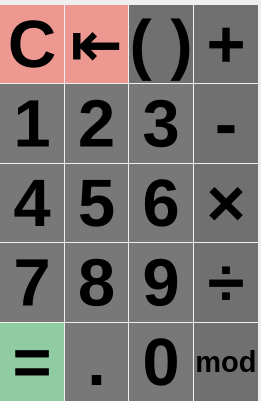
   <widget class="QWidget" name="gridLayoutWidget">
    <property name="geometry">
     <rect>
      <x>0</x>
      <y>170</y>
      <width>261</width>
      <height>401</height>
     </rect>
    </property>
    <layout class="QGridLayout" name="QGL_Simple">
     <property name="leftMargin">
      <number>0</number>
     </property>
     <property name="topMargin">
      <number>5</number>
     </property>
     <property name="rightMargin">
      <number>3</number>
     </property>
     <property name="bottomMargin">
      <number>0</number>
     </property>
     <property name="spacing">
      <number>1</number>
     </property>
     <item row="1" column="1">
      <widget class="QPushButton" name="BTN2">
       <property name="sizePolicy">
        <sizepolicy hsizetype="Minimum" vsizetype="Expanding">
         <horstretch>0</horstretch>
         <verstretch>0</verstretch>
        </sizepolicy>
       </property>
       <property name="minimumSize">
        <size>
         <width>0</width>
         <height>0</height>
        </size>
       </property>
       <property name="font">
        <font>
         <family>Helvetica</family>
         <pointsize>50</pointsize>
         <italic>false</italic>
         <bold>true</bold>
         <underline>false</underline>
         <strikeout>false</strikeout>
         <kerning>false</kerning>
        </font>
       </property>
       <property name="styleSheet">
        <string notr="true">QPushButton {
   border: 2px gray ;
   background-color: rgba(0, 0, 0, 0.5);
}
QPushButton:pressed {
    background-color: qlineargradient(x1: 0, y1: 0, x2: 0, y2: 1,
                                      stop: 0 #404040 stop: 1 #686868);
}</string>
       </property>
       <property name="text">
        <string>2</string>
       </property>
       <property name="shortcut">
        <string>2</string>
       </property>
       <attribute name="buttonGroup">
        <string notr="true">NumsButtonGroup</string>
       </attribute>
      </widget>
     </item>
     <item row="0" column="2">
      <widget class="QPushButton" name="BTNbrackets">
       <property name="sizePolicy">
        <sizepolicy hsizetype="Minimum" vsizetype="Expanding">
         <horstretch>0</horstretch>
         <verstretch>0</verstretch>
        </sizepolicy>
       </property>
       <property name="font">
        <font>
         <family>Helvetica</family>
         <pointsize>50</pointsize>
         <italic>false</italic>
         <bold>true</bold>
         <underline>false</underline>
         <strikeout>false</strikeout>
         <kerning>false</kerning>
        </font>
       </property>
       <property name="styleSheet">
        <string notr="true">QPushButton {
   border: 2px gray ;
   background-color: rgba(100, 100, 100, 0.92);
}
QPushButton:pressed {
    background-color: qlineargradient(x1: 0, y1: 0, x2: 0, y2: 1,
                                      stop: 0 #404040 stop: 1 #686868);
}</string>
       </property>
       <property name="text">
        <string>( )</string>
       </property>
       <property name="shortcut">
        <string>B</string>
       </property>
       <property name="checkable">
        <bool>false</bool>
       </property>
       <property name="checked">
        <bool>false</bool>
       </property>
       <property name="autoRepeat">
        <bool>false</bool>
       </property>
       <property name="autoExclusive">
        <bool>false</bool>
       </property>
      </widget>
     </item>
     <item row="3" column="3">
      <widget class="QPushButton" name="BTNdiv">
       <property name="sizePolicy">
        <sizepolicy hsizetype="Minimum" vsizetype="Expanding">
         <horstretch>0</horstretch>
         <verstretch>0</verstretch>
        </sizepolicy>
       </property>
       <property name="font">
        <font>
         <family>Helvetica</family>
         <pointsize>50</pointsize>
         <italic>false</italic>
         <bold>true</bold>
         <underline>false</underline>
         <strikeout>false</strikeout>
         <kerning>false</kerning>
        </font>
       </property>
       <property name="styleSheet">
        <string notr="true">QPushButton {
   border: 2px gray ;
   background-color: rgba(100, 100, 100, 0.92);
}
QPushButton:pressed {
    background-color: qlineargradient(x1: 0, y1: 0, x2: 0, y2: 1,
                                      stop: 0 #404040 stop: 1 #686868);
}</string>
       </property>
       <property name="text">
        <string>÷</string>
       </property>
       <property name="shortcut">
        <string>/</string>
       </property>
       <attribute name="buttonGroup">
        <string notr="true">OperatorsButtonGroup</string>
       </attribute>
      </widget>
     </item>
     <item row="3" column="1">
      <widget class="QPushButton" name="BTN8">
       <property name="sizePolicy">
        <sizepolicy hsizetype="Minimum" vsizetype="Expanding">
         <horstretch>0</horstretch>
         <verstretch>0</verstretch>
        </sizepolicy>
       </property>
       <property name="minimumSize">
        <size>
         <width>0</width>
         <height>0</height>
        </size>
       </property>
       <property name="font">
        <font>
         <family>Helvetica</family>
         <pointsize>50</pointsize>
         <italic>false</italic>
         <bold>true</bold>
         <underline>false</underline>
         <strikeout>false</strikeout>
         <kerning>false</kerning>
        </font>
       </property>
       <property name="styleSheet">
        <string notr="true">QPushButton {
   border: 2px gray ;
   background-color: rgba(0, 0, 0, 0.5);
}
QPushButton:pressed {
    background-color: qlineargradient(x1: 0, y1: 0, x2: 0, y2: 1,
                                      stop: 0 #404040 stop: 1 #686868);
}</string>
       </property>
       <property name="text">
        <string>8</string>
       </property>
       <property name="shortcut">
        <string>8</string>
       </property>
       <attribute name="buttonGroup">
        <string notr="true">NumsButtonGroup</string>
       </attribute>
      </widget>
     </item>
     <item row="4" column="2">
      <widget class="QPushButton" name="BTN0">
       <property name="sizePolicy">
        <sizepolicy hsizetype="Minimum" vsizetype="Expanding">
         <horstretch>0</horstretch>
         <verstretch>0</verstretch>
        </sizepolicy>
       </property>
       <property name="minimumSize">
        <size>
         <width>0</width>
         <height>0</height>
        </size>
       </property>
       <property name="font">
        <font>
         <family>Helvetica</family>
         <pointsize>50</pointsize>
         <italic>false</italic>
         <bold>true</bold>
         <underline>false</underline>
         <strikeout>false</strikeout>
         <kerning>false</kerning>
        </font>
       </property>
       <property name="styleSheet">
        <string notr="true">QPushButton {
   border: 2px gray ;
   background-color: rgba(0, 0, 0, 0.5);
}
QPushButton:pressed {
    background-color: qlineargradient(x1: 0, y1: 0, x2: 0, y2: 1,
                                      stop: 0 #404040 stop: 1 #686868);
}</string>
       </property>
       <property name="text">
        <string>0</string>
       </property>
       <property name="shortcut">
        <string>0</string>
       </property>
       <attribute name="buttonGroup">
        <string notr="true">NumsButtonGroup</string>
       </attribute>
      </widget>
     </item>
     <item row="2" column="3">
      <widget class="QPushButton" name="BTNmult">
       <property name="sizePolicy">
        <sizepolicy hsizetype="Minimum" vsizetype="Expanding">
         <horstretch>0</horstretch>
         <verstretch>0</verstretch>
        </sizepolicy>
       </property>
       <property name="font">
        <font>
         <family>Helvetica</family>
         <pointsize>50</pointsize>
         <italic>false</italic>
         <bold>true</bold>
         <underline>false</underline>
         <strikeout>false</strikeout>
         <kerning>false</kerning>
        </font>
       </property>
       <property name="styleSheet">
        <string notr="true">QPushButton {
   border: 2px gray ;
   background-color: rgba(100, 100, 100, 0.92);
}
QPushButton:pressed {
    background-color: qlineargradient(x1: 0, y1: 0, x2: 0, y2: 1,
                                      stop: 0 #404040 stop: 1 #686868);
}</string>
       </property>
       <property name="text">
        <string>×</string>
       </property>
       <property name="shortcut">
        <string>*</string>
       </property>
       <attribute name="buttonGroup">
        <string notr="true">OperatorsButtonGroup</string>
       </attribute>
      </widget>
     </item>
     <item row="0" column="1">
      <widget class="QPushButton" name="BTNback">
       <property name="sizePolicy">
        <sizepolicy hsizetype="Minimum" vsizetype="Expanding">
         <horstretch>0</horstretch>
         <verstretch>0</verstretch>
        </sizepolicy>
       </property>
       <property name="font">
        <font>
         <family>Helvetica</family>
         <pointsize>47</pointsize>
         <italic>false</italic>
         <bold>true</bold>
         <underline>false</underline>
         <strikeout>false</strikeout>
         <kerning>false</kerning>
        </font>
       </property>
       <property name="styleSheet">
        <string notr="true">QPushButton {
   border: 2px gray ;
   background-color: rgba(235, 65, 50, 0.5);
}
QPushButton:pressed {
    background-color: qlineargradient(x1: 0, y1: 0, x2: 0, y2: 1,
                                      stop: 0 #404040 stop: 1 #686868);
}</string>
       </property>
       <property name="text">
        <string>⇤</string>
       </property>
       <property name="shortcut">
        <string>Backspace</string>
       </property>
      </widget>
     </item>
     <item row="1" column="0">
      <widget class="QPushButton" name="BTN1">
       <property name="sizePolicy">
        <sizepolicy hsizetype="Minimum" vsizetype="Expanding">
         <horstretch>0</horstretch>
         <verstretch>0</verstretch>
        </sizepolicy>
       </property>
       <property name="minimumSize">
        <size>
         <width>0</width>
         <height>0</height>
        </size>
       </property>
       <property name="font">
        <font>
         <family>Helvetica</family>
         <pointsize>50</pointsize>
         <italic>false</italic>
         <bold>true</bold>
         <underline>false</underline>
         <strikeout>false</strikeout>
         <kerning>false</kerning>
        </font>
       </property>
       <property name="styleSheet">
        <string notr="true">QPushButton {
   border: 2px gray ;
   background-color: rgba(0, 0, 0, 0.5);
}
QPushButton:pressed {
    background-color: qlineargradient(x1: 0, y1: 0, x2: 0, y2: 1,
                                      stop: 0 #404040 stop: 1 #686868);
}</string>
       </property>
       <property name="text">
        <string>1</string>
       </property>
       <property name="shortcut">
        <string>1</string>
       </property>
       <attribute name="buttonGroup">
        <string notr="true">NumsButtonGroup</string>
       </attribute>
      </widget>
     </item>
     <item row="2" column="0">
      <widget class="QPushButton" name="BTN4">
       <property name="sizePolicy">
        <sizepolicy hsizetype="Minimum" vsizetype="Expanding">
         <horstretch>0</horstretch>
         <verstretch>0</verstretch>
        </sizepolicy>
       </property>
       <property name="minimumSize">
        <size>
         <width>0</width>
         <height>0</height>
        </size>
       </property>
       <property name="font">
        <font>
         <family>Helvetica</family>
         <pointsize>50</pointsize>
         <italic>false</italic>
         <bold>true</bold>
         <underline>false</underline>
         <strikeout>false</strikeout>
         <kerning>false</kerning>
        </font>
       </property>
       <property name="styleSheet">
        <string notr="true">QPushButton {
   border: 2px gray ;
   background-color: rgba(0, 0, 0, 0.5);
}
QPushButton:pressed {
    background-color: qlineargradient(x1: 0, y1: 0, x2: 0, y2: 1,
                                      stop: 0 #404040 stop: 1 #686868);
}</string>
       </property>
       <property name="text">
        <string>4</string>
       </property>
       <property name="shortcut">
        <string>4</string>
       </property>
       <attribute name="buttonGroup">
        <string notr="true">NumsButtonGroup</string>
       </attribute>
      </widget>
     </item>
     <item row="4" column="3">
      <widget class="QPushButton" name="BTNmod">
       <property name="sizePolicy">
        <sizepolicy hsizetype="Minimum" vsizetype="Expanding">
         <horstretch>0</horstretch>
         <verstretch>0</verstretch>
        </sizepolicy>
       </property>
       <property name="font">
        <font>
         <family>Helvetica</family>
         <pointsize>22</pointsize>
         <italic>false</italic>
         <bold>true</bold>
         <underline>false</underline>
         <strikeout>false</strikeout>
         <kerning>false</kerning>
        </font>
       </property>
       <property name="styleSheet">
        <string notr="true">QPushButton {
   border: 2px gray ;
   background-color: rgba(100, 100, 100, 0.92);
}
QPushButton:pressed {
    background-color: qlineargradient(x1: 0, y1: 0, x2: 0, y2: 1,
                                      stop: 0 #404040 stop: 1 #686868);
}</string>
       </property>
       <property name="text">
        <string>mod</string>
       </property>
       <property name="shortcut">
        <string>%</string>
       </property>
       <attribute name="buttonGroup">
        <string notr="true">OperatorsButtonGroup</string>
       </attribute>
      </widget>
     </item>
     <item row="2" column="1">
      <widget class="QPushButton" name="BTN5">
       <property name="sizePolicy">
        <sizepolicy hsizetype="Minimum" vsizetype="Expanding">
         <horstretch>0</horstretch>
         <verstretch>0</verstretch>
        </sizepolicy>
       </property>
       <property name="minimumSize">
        <size>
         <width>0</width>
         <height>0</height>
        </size>
       </property>
       <property name="font">
        <font>
         <family>Helvetica</family>
         <pointsize>50</pointsize>
         <italic>false</italic>
         <bold>true</bold>
         <underline>false</underline>
         <strikeout>false</strikeout>
         <kerning>false</kerning>
        </font>
       </property>
       <property name="styleSheet">
        <string notr="true">QPushButton {
   border: 2px gray ;
   background-color: rgba(0, 0, 0, 0.5);
}
QPushButton:pressed {
    background-color: qlineargradient(x1: 0, y1: 0, x2: 0, y2: 1,
                                      stop: 0 #404040 stop: 1 #686868);
}</string>
       </property>
       <property name="text">
        <string>5</string>
       </property>
       <property name="shortcut">
        <string>5</string>
       </property>
       <attribute name="buttonGroup">
        <string notr="true">NumsButtonGroup</string>
       </attribute>
      </widget>
     </item>
     <item row="3" column="2">
      <widget class="QPushButton" name="BTN9">
       <property name="sizePolicy">
        <sizepolicy hsizetype="Minimum" vsizetype="Expanding">
         <horstretch>0</horstretch>
         <verstretch>0</verstretch>
        </sizepolicy>
       </property>
       <property name="minimumSize">
        <size>
         <width>0</width>
         <height>0</height>
        </size>
       </property>
       <property name="font">
        <font>
         <family>Helvetica</family>
         <pointsize>50</pointsize>
         <italic>false</italic>
         <bold>true</bold>
         <underline>false</underline>
         <strikeout>false</strikeout>
         <kerning>false</kerning>
        </font>
       </property>
       <property name="styleSheet">
        <string notr="true">QPushButton {
   border: 2px gray ;
   background-color: rgba(0, 0, 0, 0.5);
}
QPushButton:pressed {
    background-color: qlineargradient(x1: 0, y1: 0, x2: 0, y2: 1,
                                      stop: 0 #404040 stop: 1 #686868);
}</string>
       </property>
       <property name="text">
        <string>9</string>
       </property>
       <property name="shortcut">
        <string>9</string>
       </property>
       <attribute name="buttonGroup">
        <string notr="true">NumsButtonGroup</string>
       </attribute>
      </widget>
     </item>
     <item row="0" column="0">
      <widget class="QPushButton" name="BTNclear">
       <property name="sizePolicy">
        <sizepolicy hsizetype="Minimum" vsizetype="Expanding">
         <horstretch>0</horstretch>
         <verstretch>0</verstretch>
        </sizepolicy>
       </property>
       <property name="minimumSize">
        <size>
         <width>0</width>
         <height>0</height>
        </size>
       </property>
       <property name="font">
        <font>
         <family>Helvetica</family>
         <pointsize>50</pointsize>
         <italic>false</italic>
         <bold>true</bold>
         <underline>false</underline>
         <strikeout>false</strikeout>
         <kerning>false</kerning>
        </font>
       </property>
       <property name="styleSheet">
        <string notr="true">QPushButton {
   border: 2px gray ;
   background-color: rgba(235, 65, 50, 0.5);
}
QPushButton:pressed {
    background-color: qlineargradient(x1: 0, y1: 0, x2: 0, y2: 1,
                                      stop: 0 #404040 stop: 1 #686868);
}</string>
       </property>
       <property name="text">
        <string>C</string>
       </property>
       <property name="shortcut">
        <string>Ctrl+Backspace</string>
       </property>
      </widget>
     </item>
     <item row="4" column="0">
      <widget class="QPushButton" name="BTNequal">
       <property name="sizePolicy">
        <sizepolicy hsizetype="Minimum" vsizetype="Expanding">
         <horstretch>0</horstretch>
         <verstretch>0</verstretch>
        </sizepolicy>
       </property>
       <property name="font">
        <font>
         <family>Helvetica</family>
         <pointsize>50</pointsize>
         <italic>false</italic>
         <bold>true</bold>
         <underline>false</underline>
         <strikeout>false</strikeout>
         <kerning>false</kerning>
        </font>
       </property>
       <property name="styleSheet">
        <string notr="true">QPushButton {
   border: 2px gray ;
   background-color: rgba(49, 169, 82, 0.5);
}
QPushButton:pressed {
    background-color: qlineargradient(x1: 0, y1: 0, x2: 0, y2: 1,
                                      stop: 0 #404040 stop: 1 #686868);
}</string>
       </property>
       <property name="text">
        <string>=</string>
       </property>
       <property name="shortcut">
        <string>Return</string>
       </property>
      </widget>
     </item>
     <item row="0" column="3">
      <widget class="QPushButton" name="BTNplus">
       <property name="sizePolicy">
        <sizepolicy hsizetype="Minimum" vsizetype="Expanding">
         <horstretch>0</horstretch>
         <verstretch>0</verstretch>
        </sizepolicy>
       </property>
       <property name="maximumSize">
        <size>
         <width>1000</width>
         <height>1000</height>
        </size>
       </property>
       <property name="font">
        <font>
         <family>Helvetica</family>
         <pointsize>50</pointsize>
         <italic>false</italic>
         <bold>true</bold>
         <underline>false</underline>
         <strikeout>false</strikeout>
         <kerning>false</kerning>
        </font>
       </property>
       <property name="styleSheet">
        <string notr="true">QPushButton {
   border: 2px gray ;
   background-color: rgba(100, 100, 100, 0.92);
}
QPushButton:pressed {
    background-color: qlineargradient(x1: 0, y1: 0, x2: 0, y2: 1,
                                      stop: 0 #404040 stop: 1 #686868);
}</string>
       </property>
       <property name="text">
        <string>+</string>
       </property>
       <property name="shortcut">
        <string>+</string>
       </property>
       <attribute name="buttonGroup">
        <string notr="true">OperatorsButtonGroup</string>
       </attribute>
      </widget>
     </item>
     <item row="1" column="3">
      <widget class="QPushButton" name="BTNminus">
       <property name="sizePolicy">
        <sizepolicy hsizetype="Minimum" vsizetype="Expanding">
         <horstretch>0</horstretch>
         <verstretch>0</verstretch>
        </sizepolicy>
       </property>
       <property name="font">
        <font>
         <family>Helvetica</family>
         <pointsize>50</pointsize>
         <italic>false</italic>
         <bold>true</bold>
         <underline>false</underline>
         <strikeout>false</strikeout>
         <kerning>false</kerning>
        </font>
       </property>
       <property name="styleSheet">
        <string notr="true">QPushButton {
   border: 2px gray ;
   background-color: rgba(100, 100, 100, 0.92);
}
QPushButton:pressed {
    background-color: qlineargradient(x1: 0, y1: 0, x2: 0, y2: 1,
                                      stop: 0 #404040 stop: 1 #686868);
}</string>
       </property>
       <property name="text">
        <string>-</string>
       </property>
       <property name="shortcut">
        <string>-</string>
       </property>
       <attribute name="buttonGroup">
        <string notr="true">OperatorsButtonGroup</string>
       </attribute>
      </widget>
     </item>
     <item row="4" column="1">
      <widget class="QPushButton" name="BTNpoint">
       <property name="sizePolicy">
        <sizepolicy hsizetype="Minimum" vsizetype="Expanding">
         <horstretch>0</horstretch>
         <verstretch>0</verstretch>
        </sizepolicy>
       </property>
       <property name="minimumSize">
        <size>
         <width>0</width>
         <height>0</height>
        </size>
       </property>
       <property name="font">
        <font>
         <family>Helvetica</family>
         <pointsize>50</pointsize>
         <italic>false</italic>
         <bold>true</bold>
         <underline>false</underline>
         <strikeout>false</strikeout>
         <kerning>false</kerning>
        </font>
       </property>
       <property name="styleSheet">
        <string notr="true">QPushButton {
   border: 2px gray ;
   background-color: rgba(0, 0, 0, 0.5);
}
QPushButton:pressed {
    background-color: qlineargradient(x1: 0, y1: 0, x2: 0, y2: 1,
                                      stop: 0 #404040 stop: 1 #686868);
}</string>
       </property>
       <property name="text">
        <string>.</string>
       </property>
       <property name="shortcut">
        <string>.</string>
       </property>
       <attribute name="buttonGroup">
        <string notr="true">NumsButtonGroup</string>
       </attribute>
      </widget>
     </item>
     <item row="1" column="2">
      <widget class="QPushButton" name="BTN3">
       <property name="enabled">
        <bool>true</bool>
       </property>
       <property name="sizePolicy">
        <sizepolicy hsizetype="Minimum" vsizetype="Expanding">
         <horstretch>0</horstretch>
         <verstretch>0</verstretch>
        </sizepolicy>
       </property>
       <property name="minimumSize">
        <size>
         <width>0</width>
         <height>0</height>
        </size>
       </property>
       <property name="font">
        <font>
         <family>Helvetica</family>
         <pointsize>50</pointsize>
         <italic>false</italic>
         <bold>true</bold>
         <underline>false</underline>
         <strikeout>false</strikeout>
         <kerning>false</kerning>
        </font>
       </property>
       <property name="styleSheet">
        <string notr="true">QPushButton {
   border: 2px gray ;
   background-color: rgba(0, 0, 0, 0.5);
}
QPushButton:pressed {
    background-color: qlineargradient(x1: 0, y1: 0, x2: 0, y2: 1,
                                      stop: 0 #404040 stop: 1 #686868);
}</string>
       </property>
       <property name="text">
        <string>3</string>
       </property>
       <property name="shortcut">
        <string>3</string>
       </property>
       <attribute name="buttonGroup">
        <string notr="true">NumsButtonGroup</string>
       </attribute>
      </widget>
     </item>
     <item row="3" column="0">
      <widget class="QPushButton" name="BTN7">
       <property name="sizePolicy">
        <sizepolicy hsizetype="Minimum" vsizetype="Expanding">
         <horstretch>0</horstretch>
         <verstretch>0</verstretch>
        </sizepolicy>
       </property>
       <property name="minimumSize">
        <size>
         <width>0</width>
         <height>0</height>
        </size>
       </property>
       <property name="font">
        <font>
         <family>Helvetica</family>
         <pointsize>50</pointsize>
         <italic>false</italic>
         <bold>true</bold>
         <underline>false</underline>
         <strikeout>false</strikeout>
         <kerning>false</kerning>
        </font>
       </property>
       <property name="styleSheet">
        <string notr="true">QPushButton {
   border: 2px gray ;
   background-color: rgba(0, 0, 0, 0.5);
}
QPushButton:pressed {
    background-color: qlineargradient(x1: 0, y1: 0, x2: 0, y2: 1,
                                      stop: 0 #404040 stop: 1 #686868);
}</string>
       </property>
       <property name="text">
        <string>7</string>
       </property>
       <property name="shortcut">
        <string>7</string>
       </property>
       <attribute name="buttonGroup">
        <string notr="true">NumsButtonGroup</string>
       </attribute>
      </widget>
     </item>
     <item row="2" column="2">
      <widget class="QPushButton" name="BTN6">
       <property name="sizePolicy">
        <sizepolicy hsizetype="Minimum" vsizetype="Expanding">
         <horstretch>0</horstretch>
         <verstretch>0</verstretch>
        </sizepolicy>
       </property>
       <property name="minimumSize">
        <size>
         <width>0</width>
         <height>0</height>
        </size>
       </property>
       <property name="font">
        <font>
         <family>Helvetica</family>
         <pointsize>50</pointsize>
         <italic>false</italic>
         <bold>true</bold>
         <underline>false</underline>
         <strikeout>false</strikeout>
         <kerning>false</kerning>
        </font>
       </property>
       <property name="styleSheet">
        <string notr="true">QPushButton {
   border: 2px gray ;
   background-color: rgba(0, 0, 0, 0.5);
}
QPushButton:pressed {
    background-color: qlineargradient(x1: 0, y1: 0, x2: 0, y2: 1,
                                      stop: 0 #404040 stop: 1 #686868);
}</string>
       </property>
       <property name="text">
        <string>6</string>
       </property>
       <property name="shortcut">
        <string>6</string>
       </property>
       <attribute name="buttonGroup">
        <string notr="true">NumsButtonGroup</string>
       </attribute>
      </widget>
     </item>
    </layout>
   </widget>
